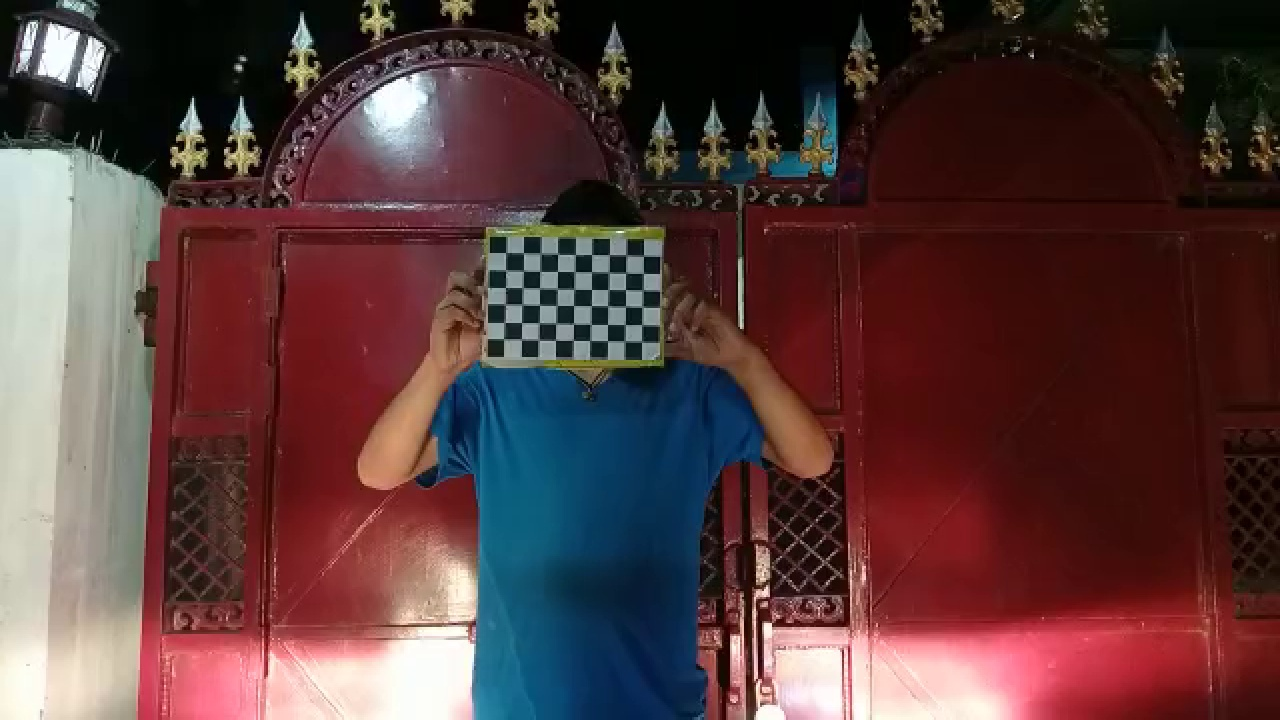
#> input picture Lane Detection/cal_image/calibration0.jpg, 1280 x 720 px
$ jupyter execute --allow-errors 'Final Draft.ipynb'   (shell and % lines are left out)   (older library calls are emulated)   (text cells are left out)
#> lines starting #> are read from the running program, lines starting #| are printed output that depends on the picture; after the words box and inside, x2 and y2 are one past the last pixel; in counts of white or black regions, pixels touching at a corner belong together; pictures that were not available may be replaced by others from this repository, and a replacement may not be noted
[cell 1]
import numpy as np
import matplotlib.pyplot as plt
import matplotlib.image as implt
import cv2
import glob

[cell 2]
nx=6
ny=9
#creating an object
objp = np.zeros((6*9,3), np.float32)
# abjp= np.zeros((9*6,3), np.float32)
objp[:,:2] = np.mgrid[0:9,0:6].T.reshape(-1,2)

[cell 3]
def get_points(images,ny=9,nx=6):
#     print(images)
#> called with ny = 9, nx = 6
    objpoints=[]# for 3d space
    imgpoints=[]# for 2d space


    for i in range(len(images)):
        img=cv2.imread(images[i])
#> img is the input picture: shape (720, 1280, 3); mean B, G, R 60.1, 60, 87.8
#         print(img)
        gray = cv2.cvtColor(img,cv2.COLOR_BGR2GRAY)
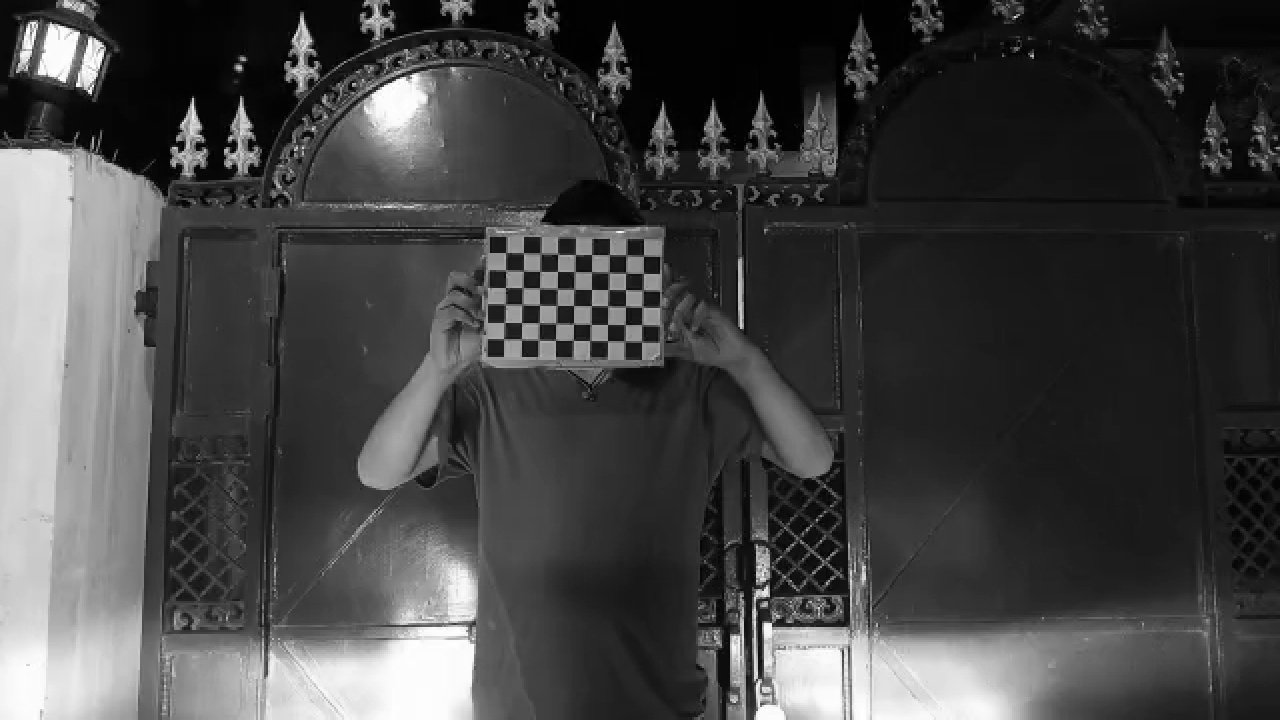
#> gray: shape (720, 1280); min 0, max 255, mean 68.3
        # Find the chessboard corners
        ret, corners = cv2.findChessboardCorners(gray, (ny,nx),None)
#> ret = True; corners = 54 rows, first 8: [505.4, 252.4], [523.5, 252.7], [540.5, 253.4], [557.5, 254.5], [575.7, 255.8], [592.2, 254.3], [607.9, 254.4], [625.5, 256.3]
        if ret == True:
            objpoints.append(objp)
            imgpoints.append(corners)
            img = cv2.drawChessboardCorners(img, (ny,nx), corners, ret)
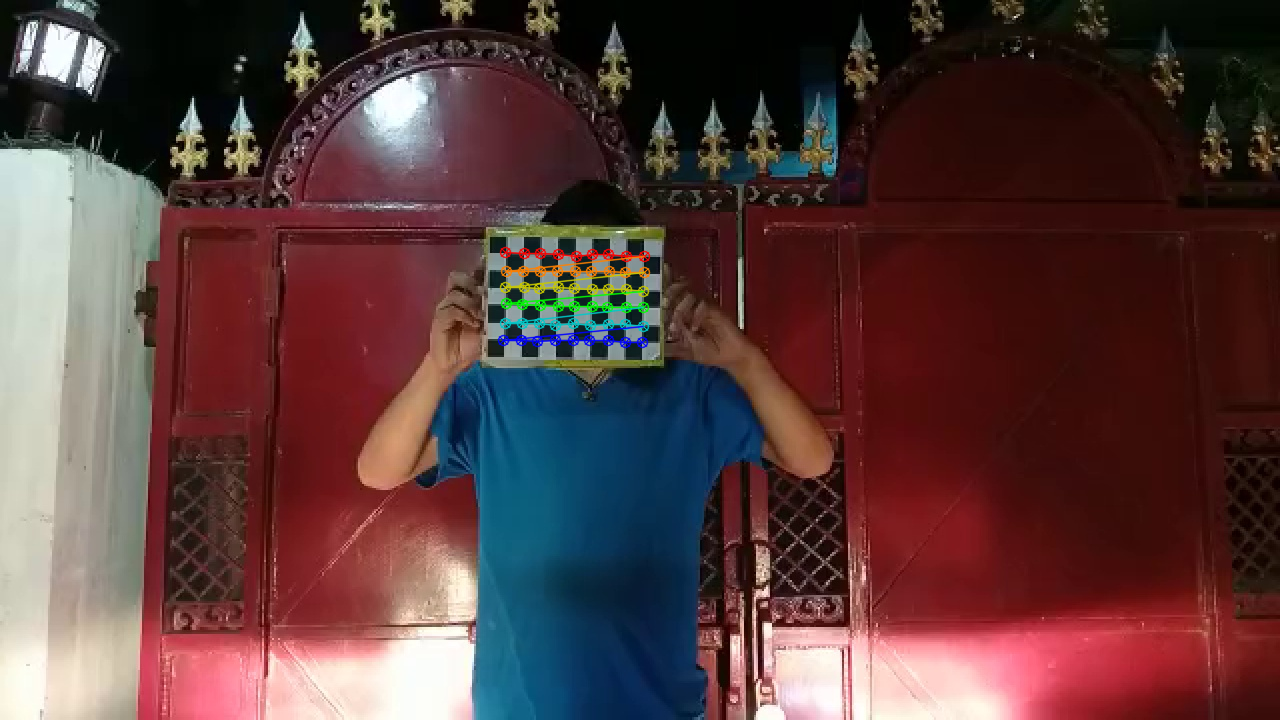
#> img: shape (720, 1280, 3); 0.91% of pixels changed, all inside (x1, y1, x2, y2) = (497, 246, 651, 349)
#> pass 3 of the loop in get_points, `for i in range(len(images)):`:
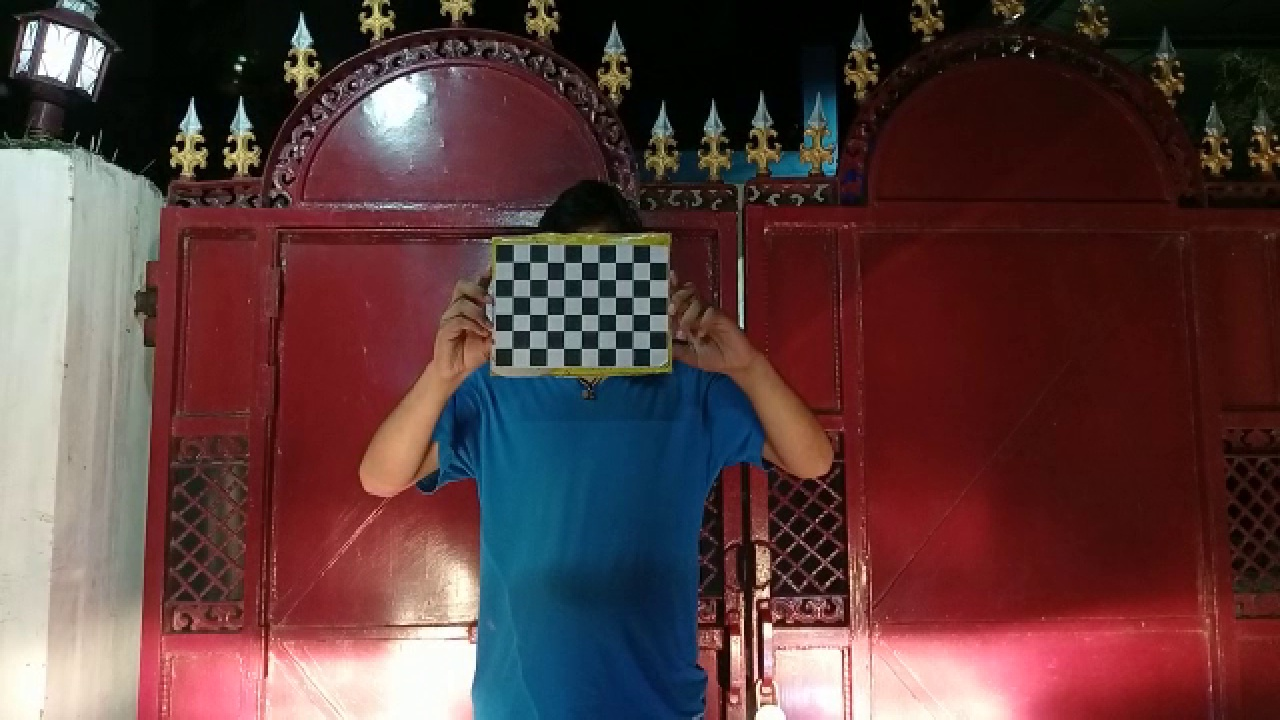
#> input picture Lane Detection/cal_image/calibration10.jpg, 1280 x 720 px
#> in get_points, img is the input picture: shape (720, 1280, 3); mean B, G, R 61.7, 61.6, 91.6
#> in get_points, `gray = cv2.cvtColor(img,cv2.COLOR_BGR2GRAY)`:
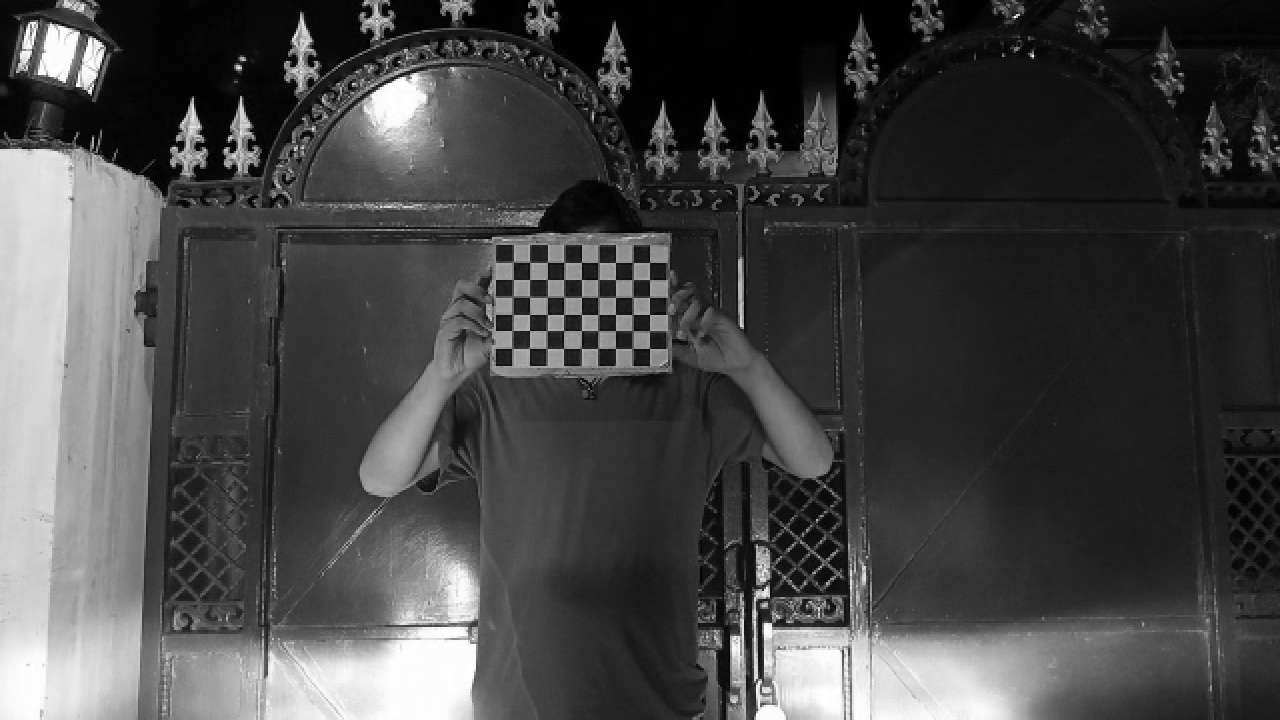
#> gray: shape (720, 1280); min 0, max 255, mean 70.6
#> corners = 54 rows, first 8: [513.4, 262.4], [529.5, 262.4], [547.5, 262.4], [563.6, 262.5], [581.5, 262.4], [598.1, 262.5], [615.3, 262.3], [632.3, 262.5]
#> in get_points, `img = cv2.drawChessboardCorners(img, (ny,nx), corners, ret)`:
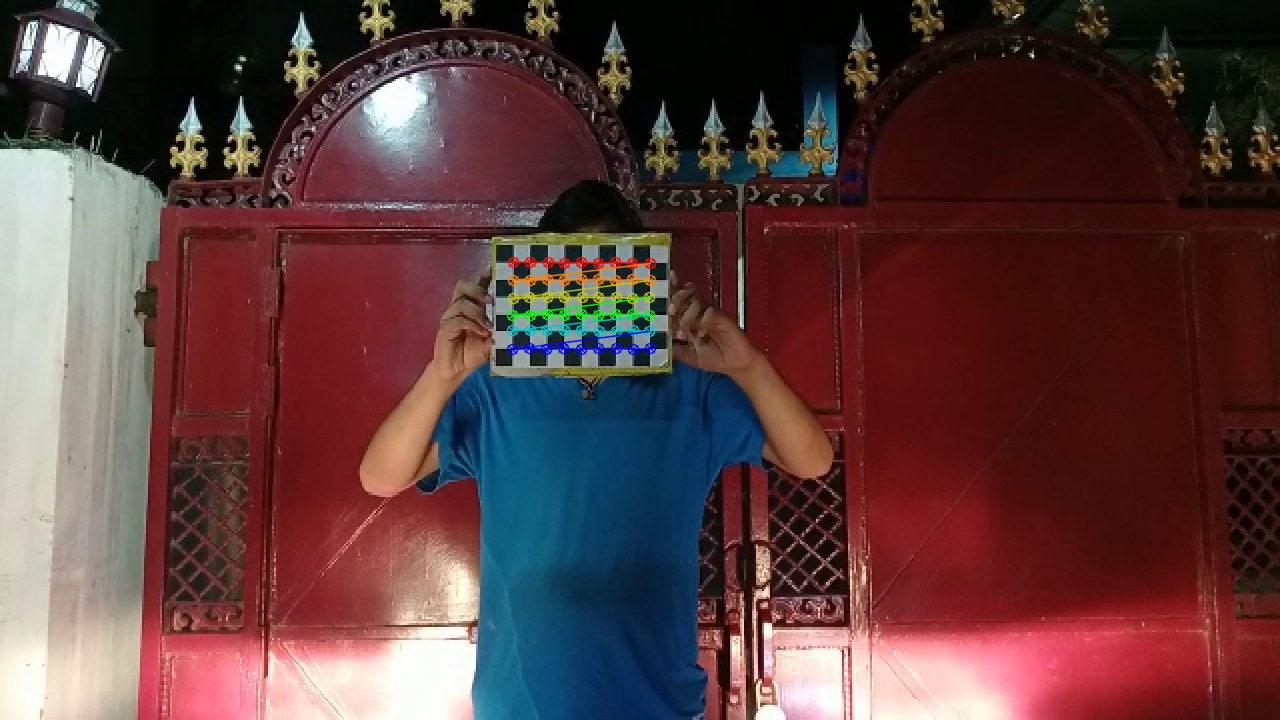
#> img: shape (720, 1280, 3); 0.9% of pixels changed, all inside (x1, y1, x2, y2) = (506, 256, 657, 356)
#> the loop made 4 passes; the first 3 are shown
    return objpoints,imgpoints,img

[cell 4]
images = glob.glob('cal_image/calibration*.jpg')
# images

[cell 5]
ny=9
nx=6
# points=get_points(images,ny,nx)

[cell 6]
import pickle
#> (the rest of this cell did not finish here and is left out)

[cell 7]
# [4 lines left out: function cal_undistort, not called in this run]

#> (a cell that did not finish here is left out)

[cell 9]
images_for_cal = glob.glob('cal_image/calibration*.jpg')

#> (a cell that did not finish here is left out)

[cell 11]
import glob
test_images = glob.glob('data\*.jpg')
import cv2

[cell 12]
# [4 lines left out: function show_cv2, not called in this run]

[cell 13]
def nothing(x):
    pass
# [18 lines left out: function color_transformation, not called in this run]

[cell 14]
# [37 lines left out: function wrap, not called in this run]

[cell 15]
import matplotlib.pyplot as plt
# [7 lines left out: function hist, not called in this run]

[cell 16]
i1 = glob.glob('data/*')
import matplotlib.pyplot as plt
import numpy as np
import cv2

[cell 17]
# [96 lines left out: functions find_lane_pixels, fit_polynomial, not called in this run]

[cell 18]
global previous_left,previous_right
previous_left=np.array([])
previous_right=np.array([])
# [32 lines left out: function draw_lines, not called in this run]

[cell 19]
import numpy as np

# [45 lines left out: functions generate_data, measure_curvature_real, not called in this run]

[cell 20]
# [5 lines left out: function resize, not called in this run]

[cell 21]
images_for_test = glob.glob('test_images/*.jpg')
images_for_cal = glob.glob('cal_image/calibration*.jpg')
def callibration():
    '''For callibration'''

    objpoints,imgpoints,img=get_points(images_for_cal,9,6)# this is for calibration
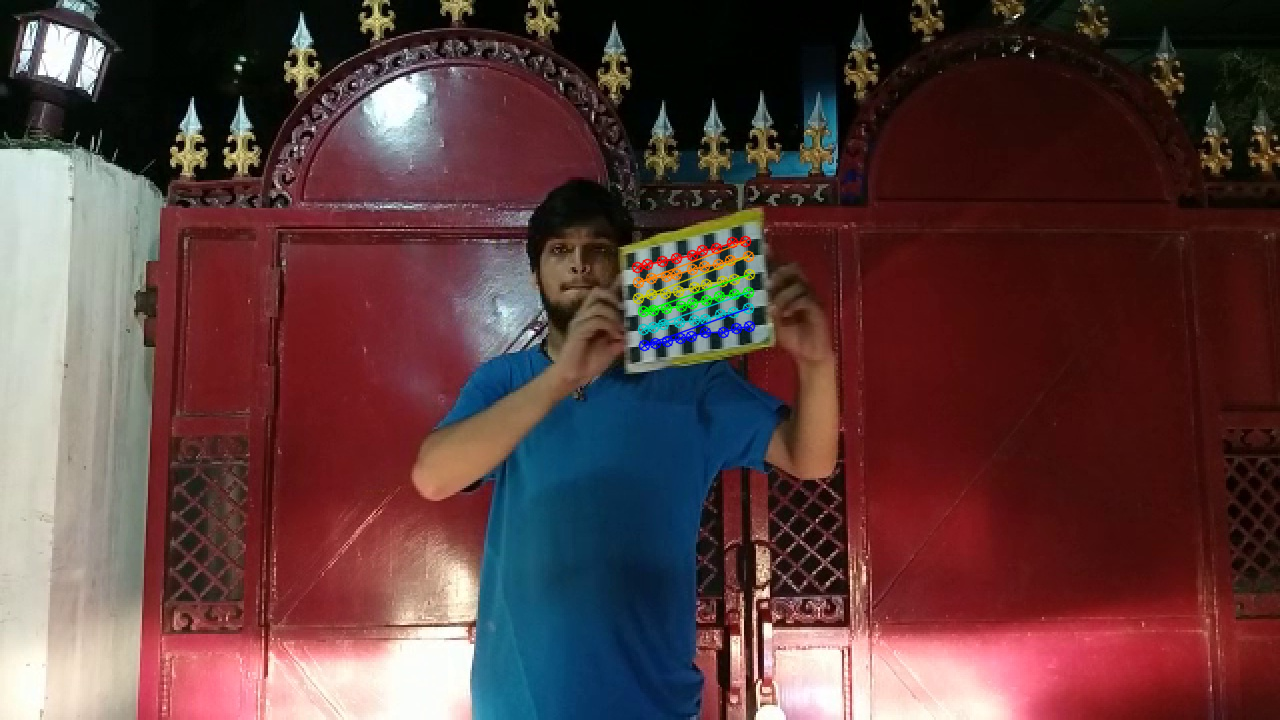
#> img: shape (720, 1280, 3); mean B, G, R 61.9, 62.1, 92.4
    return objpoints,imgpoints
objpoints,imgpoints=callibration()

[cell 22]
#if we have saved the pikle file for that then, we can do this other wise we can use codes in next lin
import pickle
#> (the rest of this cell did not finish here and is left out)

[cell 23]
# def callibration():
'''This is the main pipeline of the image'''
# objpoints,imgpoints,im=get_points(images_for_cal,9,6)# this is for calibration
def pipeline(image,objpoints,imgpoints):
    ''' so here the image has dimenshion 720x1080'''
    '''undist is undistorted image'''
    undist=cal_undistort(image,c1,d1)
    undist=np.copy(image)
    '''mask 3 is after color thresholding'''
    mask3=color_transformation(undist)
    size=mask3.shape
    '''warped_image and src are the Transformation to each other minv is the matrix'''
    warped_image,src,minv=wrap(undist)
    '''After using this transformation the warped_image shape becomes (270,1080)
    and same is for others'''


    newwarp = cv2.warpPerspective(warped_image, minv, (warped_image.shape[1],warped_image.shape[0]))

    '''per col transformation is the warped image after color transformation'''
    per_col_transform=color_transformation(warped_image)
    '''Mask3 is just image after thresholding'''
    mask3=cv2.resize(mask3,(per_col_transform.shape[1],per_col_transform.shape[0]),interpolation=cv2.INTER_AREA)
    result = cv2.addWeighted(image, 1, newwarp, 0.5, 0)


    out_img,left_fit,right_fit,left_fitx,right_fitx=fit_polynomial(per_col_transform)

    left_curverad, right_curverad,center=measure_curvature_real(per_col_transform,left_fit,right_fit)


    i=draw_lines(image,per_col_transform,left_fit, right_fit, left_curverad, right_curverad, center,minv)

    verticalAppendedImg = np.vstack((result,newwarp))
    horizontalAppendedImg = np.hstack((mask3,per_col_transform))
    verticalAppendedImg=cv2.resize(verticalAppendedImg,(size[1]//2,size[0]//2),interpolation = cv2.INTER_AREA)
    horizontalAppendedImg=cv2.resize(horizontalAppendedImg,(size[1]//2,size[0]//2),interpolation = cv2.INTER_AREA)
    r1=resize(i)
    r2=resize(out_img)
    '''it return 6 things
    1.An visualisation
    2.Another visuaisation
    3.An test (curvature valure)
    4.An test (curvature valure)
    5.This is an visualtion after when each type of transformation has been taken place i.e color and then warp
    6. Final Result
    '''
    per_col_transform=resize(per_col_transform)
    warped_image=resize(warped_image)
    return verticalAppendedImg,horizontalAppendedImg,left_curverad, right_curverad,per_col_transform,r1,r2,warped_image

[cell 24]
import os
# [6 lines of commented-out code are left out]
video_="lan1.mp4"
# video_='Raw_Video/V4WL_R'

[cell 25]
cv2.namedWindow('color_')
cv2.resizeWindow('color_', 300,300)
cv2.createTrackbar('Sensitivity', 'color_', 130, 255, nothing)
cv2.createTrackbar('X_Lower_yellow', 'color_', 255, 255, nothing)
cv2.createTrackbar('Y_Lower_yellow', 'color_', 255, 255, nothing)
cv2.createTrackbar('Z_Lower_yellow', 'color_', 255, 255, nothing)

cv2.createTrackbar('X_Upper_yellow', 'color_', 255, 255, nothing)
cv2.createTrackbar('Y_Upper_yellow', 'color_', 255, 255, nothing)
cv2.createTrackbar('Z_Upper_yellow', 'color_', 255, 255, nothing)

cv2.namedWindow('warped')
cv2.resizeWindow('warped', 300,300)


cv2.createTrackbar('llx', 'warped', 295, 1280, nothing)
cv2.createTrackbar('lly', 'warped', 720, 720, nothing)

cv2.createTrackbar('rlx', 'warped', 1235, 1280, nothing)
cv2.createTrackbar('rly', 'warped', 720,720, nothing)

cv2.createTrackbar('rhx', 'warped', 850,1280, nothing)
cv2.createTrackbar('rhy', 'warped', 430, 720, nothing)

cv2.createTrackbar('lhx', 'warped', 675, 1280, nothing)

cv2.createTrackbar('lhy', 'warped', 424,720, nothing)

cap = cv2.VideoCapture('112.mp4')
ret,frame = cap.read()
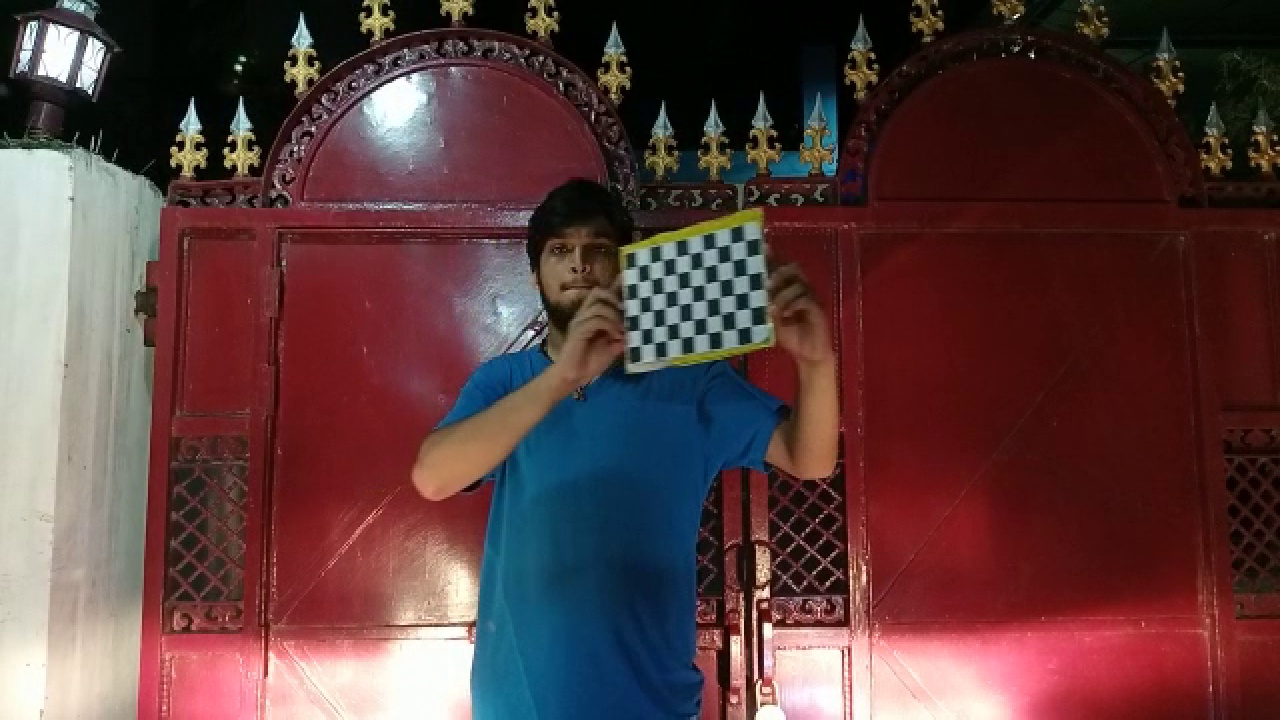
#> input picture Lane Detection/cal_image/calibration12.jpg, 1280 x 720 px, given in place of 112.mp4, which was not available
#> frame is the input picture: shape (720, 1280, 3); mean B, G, R 62, 62, 92.3

# avg1 = np.float32(frame)
frame = np.float32(frame)

currentframe=0
import numpy as np
import cv2
cap = cv2.VideoCapture(video_)
size = (1280,720)

# Below VideoWriter object will create
# a frame of above defined The output
# is stored in 'filename.avi' file.
result = cv2.VideoWriter('output.mp4',
                         cv2.VideoWriter_fourcc(*'MJPG'),
                         10, size)
while(cap.isOpened()):
    ret, frame = cap.read()
    frame = cv2.resize(frame, (1280,720),
               interpolation = cv2.INTER_NEAREST)
#     frame= cv2.rotate(frame, cv2.ROTATE_90_CLOCKWISE)
#     frame= cv2.rotate(frame, cv2.ROTATE_90_CLOCKWISE)
    if ret==True:
        try:
            v,h,l,r,p,i,r2,w=pipeline(frame,objpoints,imgpoints)

            cv2.imshow('3d',v)


            cv2.imshow('2d',h)


            cv2.imshow('color_',p)


            cv2.imshow('final',i)


            cv2.imshow('r2',r2)

            cv2.imshow('warped',w)
            result.write(i)


#             cv2.imwrite('out',)
        except:
            pass

        if cv2.waitKey(1) & 0xFF == ord('q'):
#> (key q is pressed here)
            cv2.destroyAllWindows()
            break
    else:
        cv2.destroyAllWindows()
        break

cap.release()
result.release()
cv2.destroyAllWindows()
